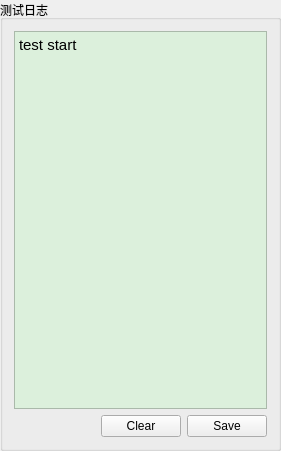
       <widget class="QGroupBox" name="groupBox_3">
        <property name="geometry">
         <rect>
          <x>659</x>
          <y>10</y>
          <width>281</width>
          <height>451</height>
         </rect>
        </property>
        <property name="sizePolicy">
         <sizepolicy hsizetype="Expanding" vsizetype="Expanding">
          <horstretch>0</horstretch>
          <verstretch>0</verstretch>
         </sizepolicy>
        </property>
        <property name="minimumSize">
         <size>
          <width>250</width>
          <height>0</height>
         </size>
        </property>
        <property name="maximumSize">
         <size>
          <width>16777215</width>
          <height>16777215</height>
         </size>
        </property>
        <property name="title">
         <string>测试日志</string>
        </property>
        <layout class="QGridLayout" name="gridLayout_4">
         <item row="0" column="0" colspan="3">
          <widget class="QTextBrowser" name="textBrowser_TestExecute_dataviewer">
           <property name="sizePolicy">
            <sizepolicy hsizetype="Preferred" vsizetype="Expanding">
             <horstretch>0</horstretch>
             <verstretch>0</verstretch>
            </sizepolicy>
           </property>
           <property name="minimumSize">
            <size>
             <width>100</width>
             <height>0</height>
            </size>
           </property>
           <property name="styleSheet">
            <string notr="true">background-color: rgb(220, 240, 220);</string>
           </property>
           <property name="html">
            <string>&lt;!DOCTYPE HTML PUBLIC &quot;-//W3C//DTD HTML 4.0//EN&quot; &quot;http://www.w3.org/TR/REC-html40/strict.dtd&quot;&gt;
&lt;html&gt;&lt;head&gt;&lt;meta name=&quot;qrichtext&quot; content=&quot;1&quot; /&gt;&lt;style type=&quot;text/css&quot;&gt;
p, li { white-space: pre-wrap; }
&lt;/style&gt;&lt;/head&gt;&lt;body style=&quot; font-family:'SimSun'; font-size:9pt; font-weight:400; font-style:normal;&quot;&gt;
&lt;p style=&quot; margin-top:0px; margin-bottom:0px; margin-left:0px; margin-right:0px; -qt-block-indent:0; text-indent:0px;&quot;&gt;&lt;span style=&quot; font-family:'宋体'; font-size:11pt;&quot;&gt;test start&lt;/span&gt;&lt;/p&gt;&lt;/body&gt;&lt;/html&gt;</string>
           </property>
          </widget>
         </item>
         <item row="1" column="0">
          <spacer name="horizontalSpacer">
           <property name="orientation">
            <enum>Qt::Horizontal</enum>
           </property>
           <property name="sizeHint" stdset="0">
            <size>
             <width>40</width>
             <height>20</height>
            </size>
           </property>
          </spacer>
         </item>
         <item row="1" column="1">
          <widget class="QPushButton" name="pushButton_TestExecute_cleardata">
           <property name="sizePolicy">
            <sizepolicy hsizetype="Maximum" vsizetype="Fixed">
             <horstretch>0</horstretch>
             <verstretch>0</verstretch>
            </sizepolicy>
           </property>
           <property name="text">
            <string>Clear</string>
           </property>
          </widget>
         </item>
         <item row="1" column="2">
          <widget class="QPushButton" name="pushButton_TestExecute_savedata">
           <property name="sizePolicy">
            <sizepolicy hsizetype="Maximum" vsizetype="Preferred">
             <horstretch>0</horstretch>
             <verstretch>0</verstretch>
            </sizepolicy>
           </property>
           <property name="text">
            <string>Save</string>
           </property>
          </widget>
         </item>
        </layout>
       </widget>
